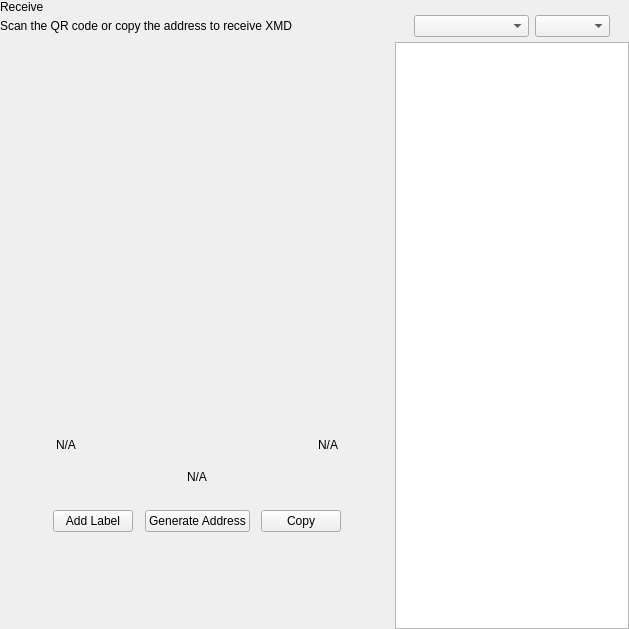
<?xml version="1.0" encoding="UTF-8"?>
<ui version="4.0">
 <class>ReceiveWidget</class>
 <widget class="QWidget" name="ReceiveWidget">
  <property name="geometry">
   <rect>
    <x>0</x>
    <y>0</y>
    <width>629</width>
    <height>629</height>
   </rect>
  </property>
  <property name="minimumSize">
   <size>
    <width>0</width>
    <height>0</height>
   </size>
  </property>
  <property name="windowTitle">
   <string>Form</string>
  </property>
  <layout class="QHBoxLayout" name="horizontalLayout_2" stretch="2,1">
   <property name="spacing">
    <number>0</number>
   </property>
   <property name="leftMargin">
    <number>0</number>
   </property>
   <property name="topMargin">
    <number>0</number>
   </property>
   <property name="rightMargin">
    <number>0</number>
   </property>
   <property name="bottomMargin">
    <number>0</number>
   </property>
   <item>
    <widget class="QWidget" name="left" native="true">
     <layout class="QVBoxLayout" name="verticalLayout_3">
      <property name="leftMargin">
       <number>0</number>
      </property>
      <property name="topMargin">
       <number>0</number>
      </property>
      <property name="rightMargin">
       <number>0</number>
      </property>
      <property name="bottomMargin">
       <number>0</number>
      </property>
      <item>
       <layout class="QVBoxLayout" name="verticalLayout_2">
        <property name="spacing">
         <number>0</number>
        </property>
        <property name="leftMargin">
         <number>0</number>
        </property>
        <item>
         <layout class="QHBoxLayout" name="horizontalLayout_3">
          <property name="spacing">
           <number>0</number>
          </property>
          <item>
           <layout class="QVBoxLayout" name="verticalLayout_4">
            <property name="spacing">
             <number>5</number>
            </property>
            <item>
             <widget class="QLabel" name="labelTitle">
              <property name="text">
               <string>Receive</string>
              </property>
             </widget>
            </item>
            <item alignment="Qt::AlignTop">
             <widget class="QLabel" name="labelSubtitle1">
              <property name="text">
               <string>Scan the QR code or copy the address to receive XMD</string>
              </property>
             </widget>
            </item>
           </layout>
          </item>
          <item>
           <spacer name="horizontalSpacer">
            <property name="orientation">
             <enum>Qt::Horizontal</enum>
            </property>
            <property name="sizeHint" stdset="0">
             <size>
              <width>40</width>
              <height>20</height>
             </size>
            </property>
           </spacer>
          </item>
         </layout>
        </item>
        <item>
         <spacer name="verticalSpacer_2">
          <property name="orientation">
           <enum>Qt::Vertical</enum>
          </property>
          <property name="sizeType">
           <enum>QSizePolicy::Expanding</enum>
          </property>
          <property name="sizeHint" stdset="0">
           <size>
            <width>20</width>
            <height>50</height>
           </size>
          </property>
         </spacer>
        </item>
        <item alignment="Qt::AlignHCenter">
         <widget class="QWidget" name="layoutQR" native="true">
          <property name="maximumSize">
           <size>
            <width>510</width>
            <height>16777215</height>
           </size>
          </property>
          <layout class="QVBoxLayout" name="verticalLayoutQr">
           <item>
            <spacer name="verticalSpacer11">
             <property name="orientation">
              <enum>Qt::Vertical</enum>
             </property>
             <property name="sizeType">
              <enum>QSizePolicy::Fixed</enum>
             </property>
             <property name="sizeHint" stdset="0">
              <size>
               <width>20</width>
               <height>20</height>
              </size>
             </property>
            </spacer>
           </item>
           <item alignment="Qt::AlignHCenter">
            <widget class="QLabel" name="labelQrImg">
             <property name="minimumSize">
              <size>
               <width>260</width>
               <height>260</height>
              </size>
             </property>
             <property name="maximumSize">
              <size>
               <width>260</width>
               <height>260</height>
              </size>
             </property>
             <property name="text">
              <string/>
             </property>
             <property name="alignment">
              <set>Qt::AlignCenter</set>
             </property>
            </widget>
           </item>
           <item>
            <spacer name="verticalSpacer_21">
             <property name="orientation">
              <enum>Qt::Vertical</enum>
             </property>
             <property name="sizeType">
              <enum>QSizePolicy::Fixed</enum>
             </property>
             <property name="sizeHint" stdset="0">
              <size>
               <width>20</width>
               <height>30</height>
              </size>
             </property>
            </spacer>
           </item>
           <item>
            <widget class="QWidget" name="widget" native="true">
             <property name="minimumSize">
              <size>
               <width>0</width>
               <height>0</height>
              </size>
             </property>
             <layout class="QHBoxLayout" name="horizontalLayout_5">
              <item>
               <widget class="QLabel" name="labelLabel">
                <property name="text">
                 <string notr="true">N/A</string>
                </property>
               </widget>
              </item>
              <item>
               <spacer name="horizontalSpacer_2">
                <property name="orientation">
                 <enum>Qt::Horizontal</enum>
                </property>
                <property name="sizeHint" stdset="0">
                 <size>
                  <width>141</width>
                  <height>20</height>
                 </size>
                </property>
               </spacer>
              </item>
              <item>
               <widget class="QLabel" name="labelDate">
                <property name="text">
                 <string notr="true">N/A</string>
                </property>
                <property name="alignment">
                 <set>Qt::AlignRight|Qt::AlignTrailing|Qt::AlignVCenter</set>
                </property>
               </widget>
              </item>
             </layout>
            </widget>
           </item>
           <item>
            <widget class="QLabel" name="labelAddress">
             <property name="sizePolicy">
              <sizepolicy hsizetype="Expanding" vsizetype="Preferred">
               <horstretch>0</horstretch>
               <verstretch>0</verstretch>
              </sizepolicy>
             </property>
             <property name="minimumSize">
              <size>
               <width>300</width>
               <height>0</height>
              </size>
             </property>
             <property name="text">
              <string notr="true">N/A</string>
             </property>
             <property name="alignment">
              <set>Qt::AlignCenter</set>
             </property>
            </widget>
           </item>
           <item>
            <spacer name="verticalSpacer_4">
             <property name="orientation">
              <enum>Qt::Vertical</enum>
             </property>
             <property name="sizeType">
              <enum>QSizePolicy::Fixed</enum>
             </property>
             <property name="sizeHint" stdset="0">
              <size>
               <width>20</width>
               <height>20</height>
              </size>
             </property>
            </spacer>
           </item>
           <item>
            <layout class="QHBoxLayout" name="horizontalLayout_4">
             <item alignment="Qt::AlignHCenter">
              <widget class="QPushButton" name="pushButtonLabel">
               <property name="focusPolicy">
                <enum>Qt::NoFocus</enum>
               </property>
               <property name="text">
                <string>Add Label</string>
               </property>
              </widget>
             </item>
             <item alignment="Qt::AlignHCenter">
              <widget class="QPushButton" name="pushButtonNewAddress">
               <property name="focusPolicy">
                <enum>Qt::NoFocus</enum>
               </property>
               <property name="text">
                <string>Generate Address</string>
               </property>
              </widget>
             </item>
             <item alignment="Qt::AlignHCenter">
              <widget class="QPushButton" name="pushButtonCopy">
               <property name="focusPolicy">
                <enum>Qt::NoFocus</enum>
               </property>
               <property name="text">
                <string>Copy</string>
               </property>
              </widget>
             </item>
            </layout>
           </item>
           <item>
            <spacer name="verticalSpacer_3">
             <property name="orientation">
              <enum>Qt::Vertical</enum>
             </property>
             <property name="sizeType">
              <enum>QSizePolicy::Expanding</enum>
             </property>
             <property name="sizeHint" stdset="0">
              <size>
               <width>20</width>
               <height>20</height>
              </size>
             </property>
            </spacer>
           </item>
          </layout>
         </widget>
        </item>
        <item>
         <spacer name="verticalSpacer">
          <property name="orientation">
           <enum>Qt::Vertical</enum>
          </property>
          <property name="sizeHint" stdset="0">
           <size>
            <width>20</width>
            <height>40</height>
           </size>
          </property>
         </spacer>
        </item>
       </layout>
      </item>
     </layout>
    </widget>
   </item>
   <item>
    <widget class="QWidget" name="right" native="true">
     <layout class="QVBoxLayout" name="verticalLayout_5">
      <property name="spacing">
       <number>0</number>
      </property>
      <property name="leftMargin">
       <number>1</number>
      </property>
      <property name="topMargin">
       <number>0</number>
      </property>
      <property name="rightMargin">
       <number>0</number>
      </property>
      <property name="bottomMargin">
       <number>0</number>
      </property>
      <item>
       <layout class="QVBoxLayout" name="container_right">
        <property name="spacing">
         <number>0</number>
        </property>
        <property name="leftMargin">
         <number>0</number>
        </property>
        <property name="rightMargin">
         <number>0</number>
        </property>
        <item>
         <layout class="QVBoxLayout" name="verticalLayout">
          <property name="spacing">
           <number>6</number>
          </property>
          <property name="leftMargin">
           <number>19</number>
          </property>
          <property name="rightMargin">
           <number>19</number>
          </property>
          <item>
           <widget class="OptionButton" name="btnRequest" native="true"/>
          </item>
          <item>
           <widget class="OptionButton" name="btnMyAddresses" native="true">
            <property name="sizePolicy">
             <sizepolicy hsizetype="Preferred" vsizetype="Minimum">
              <horstretch>0</horstretch>
              <verstretch>0</verstretch>
             </sizepolicy>
            </property>
           </widget>
          </item>
         </layout>
        </item>
        <item>
         <widget class="QWidget" name="sortWidget" native="true">
          <layout class="QHBoxLayout" name="horizontalLayout_6">
           <property name="leftMargin">
            <number>19</number>
           </property>
           <property name="rightMargin">
            <number>19</number>
           </property>
           <property name="bottomMargin">
            <number>5</number>
           </property>
           <item>
            <spacer name="horizontalSpacer_3">
             <property name="orientation">
              <enum>Qt::Horizontal</enum>
             </property>
             <property name="sizeHint" stdset="0">
              <size>
               <width>40</width>
               <height>20</height>
              </size>
             </property>
            </spacer>
           </item>
           <item>
            <widget class="QComboBox" name="comboBoxSort">
             <property name="sizePolicy">
              <sizepolicy hsizetype="Preferred" vsizetype="Fixed">
               <horstretch>0</horstretch>
               <verstretch>0</verstretch>
              </sizepolicy>
             </property>
             <property name="minimumSize">
              <size>
               <width>115</width>
               <height>0</height>
              </size>
             </property>
            </widget>
           </item>
           <item>
            <widget class="QComboBox" name="comboBoxSortOrder">
             <property name="sizePolicy">
              <sizepolicy hsizetype="Preferred" vsizetype="Fixed">
               <horstretch>0</horstretch>
               <verstretch>0</verstretch>
              </sizepolicy>
             </property>
             <property name="minimumSize">
              <size>
               <width>75</width>
               <height>0</height>
              </size>
             </property>
            </widget>
           </item>
          </layout>
         </widget>
        </item>
        <item>
         <widget class="QListView" name="listViewAddress"/>
        </item>
       </layout>
      </item>
     </layout>
    </widget>
   </item>
  </layout>
 </widget>
 <customwidgets>
  <customwidget>
   <class>OptionButton</class>
   <extends>QWidget</extends>
   <header>qt/pivx/optionbutton.h</header>
   <container>1</container>
  </customwidget>
 </customwidgets>
 <resources/>
 <connections/>
</ui>
